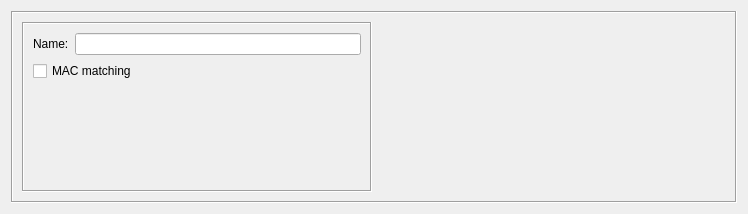
<?xml version="1.0" encoding="UTF-8"?>
<ui version="4.0">
 <class>HostDialog_q</class>
 <widget class="QWidget" name="HostDialog_q">
  <property name="enabled">
   <bool>true</bool>
  </property>
  <property name="geometry">
   <rect>
    <x>0</x>
    <y>0</y>
    <width>748</width>
    <height>214</height>
   </rect>
  </property>
  <property name="windowTitle">
   <string>Host</string>
  </property>
  <layout class="QGridLayout" name="gridLayout">
   <item row="0" column="0">
    <widget class="QFrame" name="frame7">
     <property name="frameShape">
      <enum>QFrame::Shape::Box</enum>
     </property>
     <property name="frameShadow">
      <enum>QFrame::Shadow::Sunken</enum>
     </property>
     <layout class="QHBoxLayout" name="horizontalLayout">
      <item>
       <widget class="QFrame" name="frame27">
        <property name="sizePolicy">
         <sizepolicy hsizetype="Fixed" vsizetype="Preferred">
          <horstretch>0</horstretch>
          <verstretch>0</verstretch>
         </sizepolicy>
        </property>
        <property name="minimumSize">
         <size>
          <width>350</width>
          <height>0</height>
         </size>
        </property>
        <property name="maximumSize">
         <size>
          <width>350</width>
          <height>16777215</height>
         </size>
        </property>
        <property name="frameShape">
         <enum>QFrame::Shape::Box</enum>
        </property>
        <property name="frameShadow">
         <enum>QFrame::Shadow::Sunken</enum>
        </property>
        <layout class="QGridLayout" name="gridLayout_2">
         <item row="0" column="0">
          <widget class="QLabel" name="textLabel1">
           <property name="text">
            <string>Name:</string>
           </property>
           <property name="wordWrap">
            <bool>false</bool>
           </property>
          </widget>
         </item>
         <item row="0" column="1">
          <widget class="QLineEdit" name="obj_name">
           <property name="sizePolicy">
            <sizepolicy hsizetype="Preferred" vsizetype="Fixed">
             <horstretch>200</horstretch>
             <verstretch>0</verstretch>
            </sizepolicy>
           </property>
           <property name="minimumSize">
            <size>
             <width>0</width>
             <height>0</height>
            </size>
           </property>
          </widget>
         </item>
         <item row="1" column="0" colspan="2">
          <widget class="QCheckBox" name="MACmatching">
           <property name="text">
            <string>MAC matching</string>
           </property>
          </widget>
         </item>
         <item row="2" column="1">
          <spacer name="verticalSpacer">
           <property name="orientation">
            <enum>Qt::Orientation::Vertical</enum>
           </property>
           <property name="sizeHint" stdset="0">
            <size>
             <width>20</width>
             <height>98</height>
            </size>
           </property>
          </spacer>
         </item>
        </layout>
       </widget>
      </item>
      <item>
       <widget class="CommentKeywords" name="commentKeywords" native="true">
        <property name="sizePolicy">
         <sizepolicy hsizetype="Expanding" vsizetype="Expanding">
          <horstretch>0</horstretch>
          <verstretch>0</verstretch>
         </sizepolicy>
        </property>
       </widget>
      </item>
     </layout>
    </widget>
   </item>
  </layout>
 </widget>
 <customwidgets>
  <customwidget>
   <class>CommentKeywords</class>
   <extends>QWidget</extends>
   <header>CommentKeywords.h</header>
   <container>1</container>
  </customwidget>
 </customwidgets>
 <tabstops>
  <tabstop>obj_name</tabstop>
  <tabstop>MACmatching</tabstop>
 </tabstops>
 <resources>
  <include location="MainRes.qrc"/>
 </resources>
 <connections/>
</ui>
